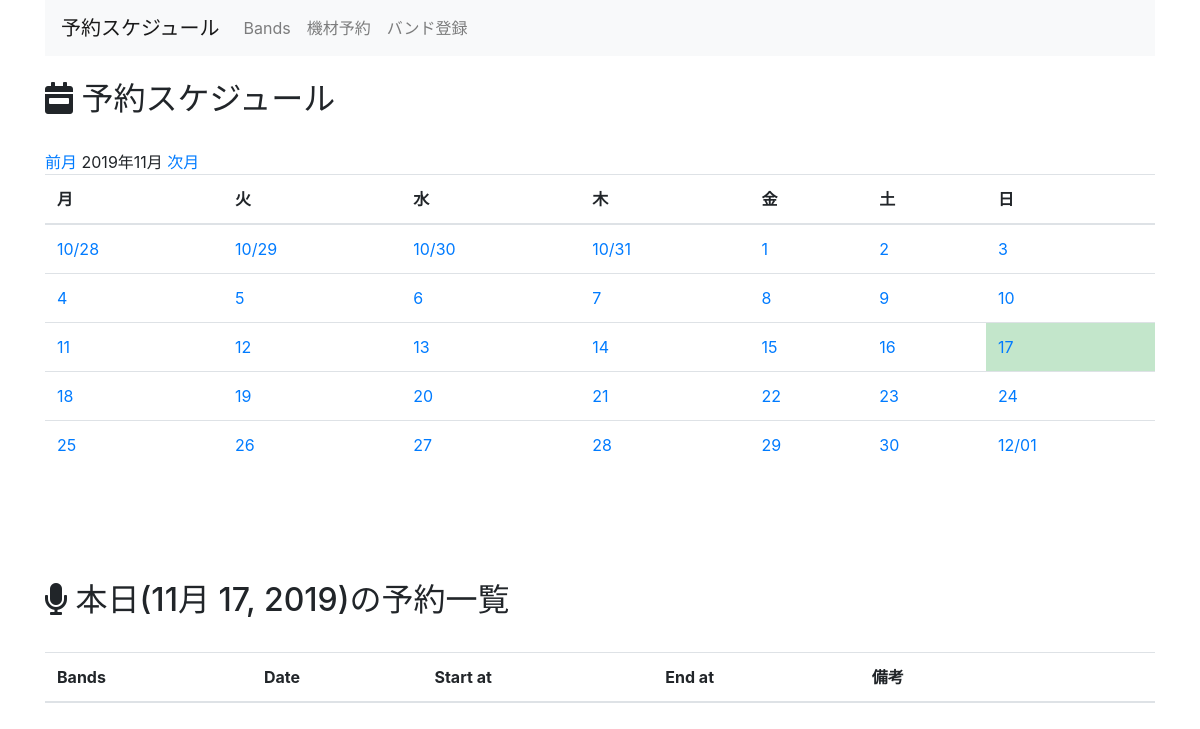
Before: /equipment_management/month/ with the older database file.
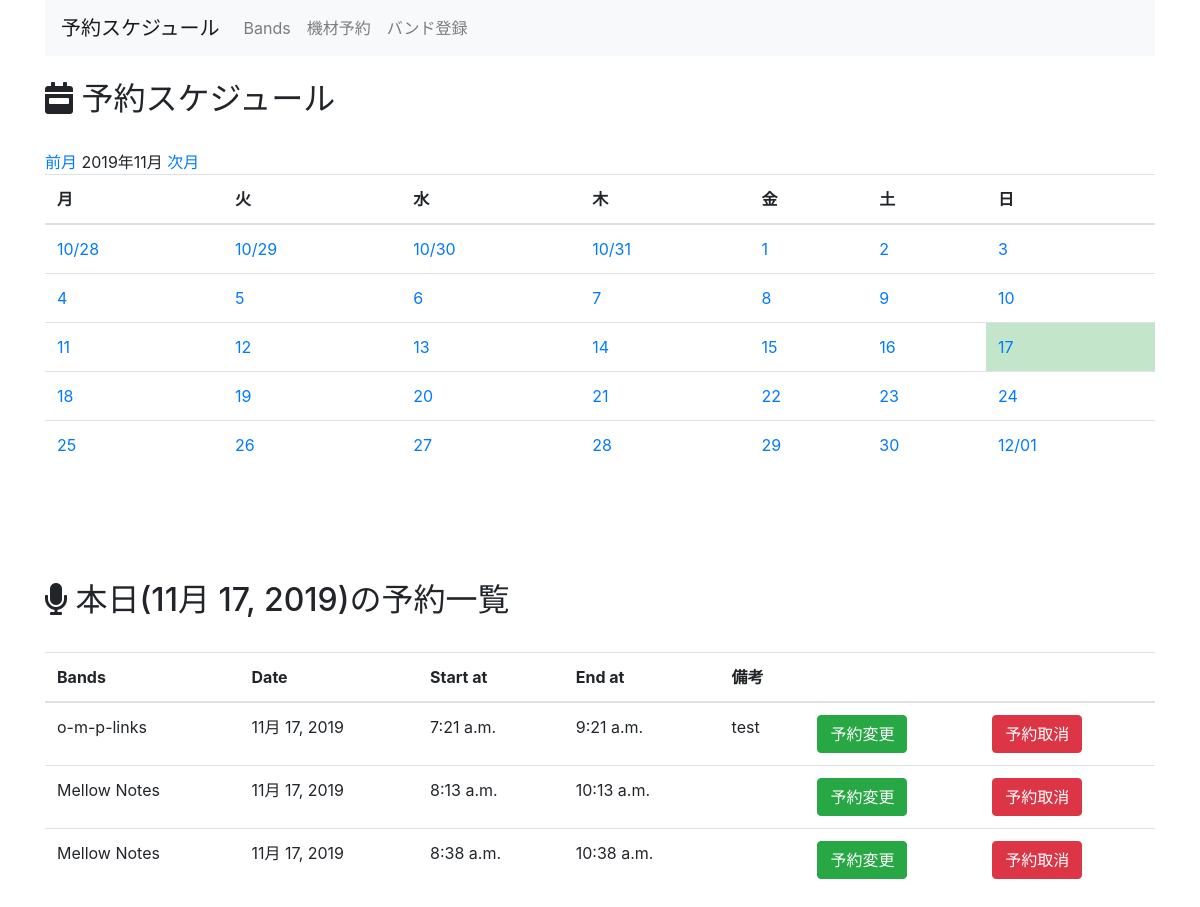
After: the same page with the newer database file.
### equipment_management/models.py (models this page shows, shortened)
class Schedule(models.Model):
  band_id = models.ForeignKey(Band, on_delete=models.CASCADE)
  pa_name = models.CharField(max_length=255, verbose_name='PA担当者名')
  active_date = models.DateField(default=timezone.now)
  start_at = models.TimeField(default=timezone.now)
  end_at = models.TimeField(default=two_hours_hence)
  text = models.TextField(blank=True, verbose_name='備考欄')
  created_at = models.DateTimeField(auto_now_add=True)
  updated_at = models.DateTimeField(auto_now=True)

class Band(models.Model):
  band_name = models.CharField(max_length=255,
                               verbose_name="Band's Name",
                               unique=True,
                               )
  responsible_person_name = models.CharField(max_length=255,
                                             verbose_name="Band Master's Name")
  created_at = models.DateTimeField(auto_now_add=True)
  updated_at = models.DateTimeField(auto_now=True)
  def __str__(self):
      return self.band_name

### equipment_management/views.py (the view)
# urls.py: path('month/', views.MonthCalendar.as_view(), name='month'),
class MonthCalendar(mixins.MonthCalendarMixin, generic.TemplateView):
    template_name = 'equipment_management/month.html'
    def get_context_data(self, **kwargs):
        context = super().get_context_data(**kwargs)
        calendar_context = self.get_month_calendar()
        context.update(calendar_context)
        today_date = datetime.date.today()
        context['schedules'] = Schedule.objects.filter(active_date=today_date).order_by('-active_date')
        context['today'] = today_date
        return context

### equipment_management/mixins.py (called while the page is built)
    def setup_calendar(self):
        self._calendar = calendar.Calendar(self.first_weekday)

    def get_week_names(self):
        week_names = deque(self.week_names)
        week_names.rotate(-self.first_weekday)  # リスト内の要素を右に1つずつ移動...なんてときは、dequeを使うと中々面白いです
        return week_names

    def get_previous_month(self, date):
        if date.month == 1:
            return date.replace(year=date.year-1, month=12, day=1)
        else:
            return date.replace(month=date.month-1, day=1)

    def get_next_month(self, date):
        if date.month == 12:
            return date.replace(year=date.year+1, month=1, day=1)
        else:
            return date.replace(month=date.month+1, day=1)

    def get_month_days(self, date):
        return self._calendar.monthdatescalendar(date.year, date.month)

    def get_current_month(self):
        month = self.kwargs.get('month')
        year = self.kwargs.get('year')
        if month and year:
            month = datetime.date(year=int(year), month=int(month), day=1)
        else:
            month = datetime.date.today().replace(day=1)
        return month

### equipment_management/templates/equipment_management/month.html
{% extends 'equipment_management/base.html' %}
{% block content %}
<br>
<h2><i class="fas fa-calendar-week"></i> 予約スケジュール</h2>
<br>
<a href="{% url 'equipment:month' month_previous.year month_previous.month %}">前月</a>
{{ month_current | date:"Y年m月" }}
<a href="{% url 'equipment:month' month_next.year month_next.month %}">次月</a>
<table class="table">
  <thead>
    <tr>
      {% for w in week_names %}
        <th>{{ w }}</th>
      {% endfor %}
    </tr>
  </thead>
  <tbody>
    {% for week in month_days %}
      <tr>
        {% for day in week %}
          {% if now == day %}
            <td class="table-success">
          {% else %}
            <td>
          {% endif %}
          {% if month_current.month != day.month %}
            <a href="{% url 'equipment:day_schedule' day.year day.month day.day %}">{{ day | date:"m/d" }}</a>
          {% else %}
            <a href="{% url 'equipment:day_schedule' day.year day.month day.day %}">{{ day.day }}</a>
          {% endif %}
            </td>
        {% endfor %}
      </tr>
    {% endfor %}
  </tbody>
</table>
<br>
<br>
<br>
<br>
<h2><i class="fas fa-microphone"></i> 本日({{ today }})の予約一覧</h2>
<br>
<table class="table">
  <thead>
    <tr>
      <th>Bands</th>
      <th>Date</th>
      <th>Start at</th>
      <th>End at</th>
      <th>備考</th>
      <th></th>
      <th></th>
    </tr>
  </thead>
  <tbody>
    {% for schedule in schedules %}
      <tr>
        <td>{{ schedule.band_id }}</td>
        <td>{{ schedule.active_date }}</td>
        <td>{{ schedule.start_at }}</td>
        <td>{{ schedule.end_at }}</a></td>
        <td>{{ schedule.text }}</td>
        <td>
          <a href="{% url 'equipment:update_schedule' schedule.pk %}">
            <button type="button" class="btn btn-success">予約変更</button>
          </a>
        </td>
        <td>
          <a href="{% url 'equipment:delete_schedule' schedule.pk %}">
            <button type="button" class="btn btn-danger">予約取消</button>
          </a>
        </td>
    {% endfor %}
  </tbody>
</table>
{% endblock %}

Changed rows visible on the page:
added Schedule: band_id "o-m-p-links", active_date "11月 17, 2019", start_at "7:21 a.m.", end_at "9:21 a.m.", text "test"
added Schedule: band_id "Mellow Notes", active_date "11月 17, 2019", start_at "8:13 a.m.", end_at "10:13 a.m."
added Schedule: band_id "Mellow Notes", active_date "11月 17, 2019", start_at "8:38 a.m.", end_at "10:38 a.m."
